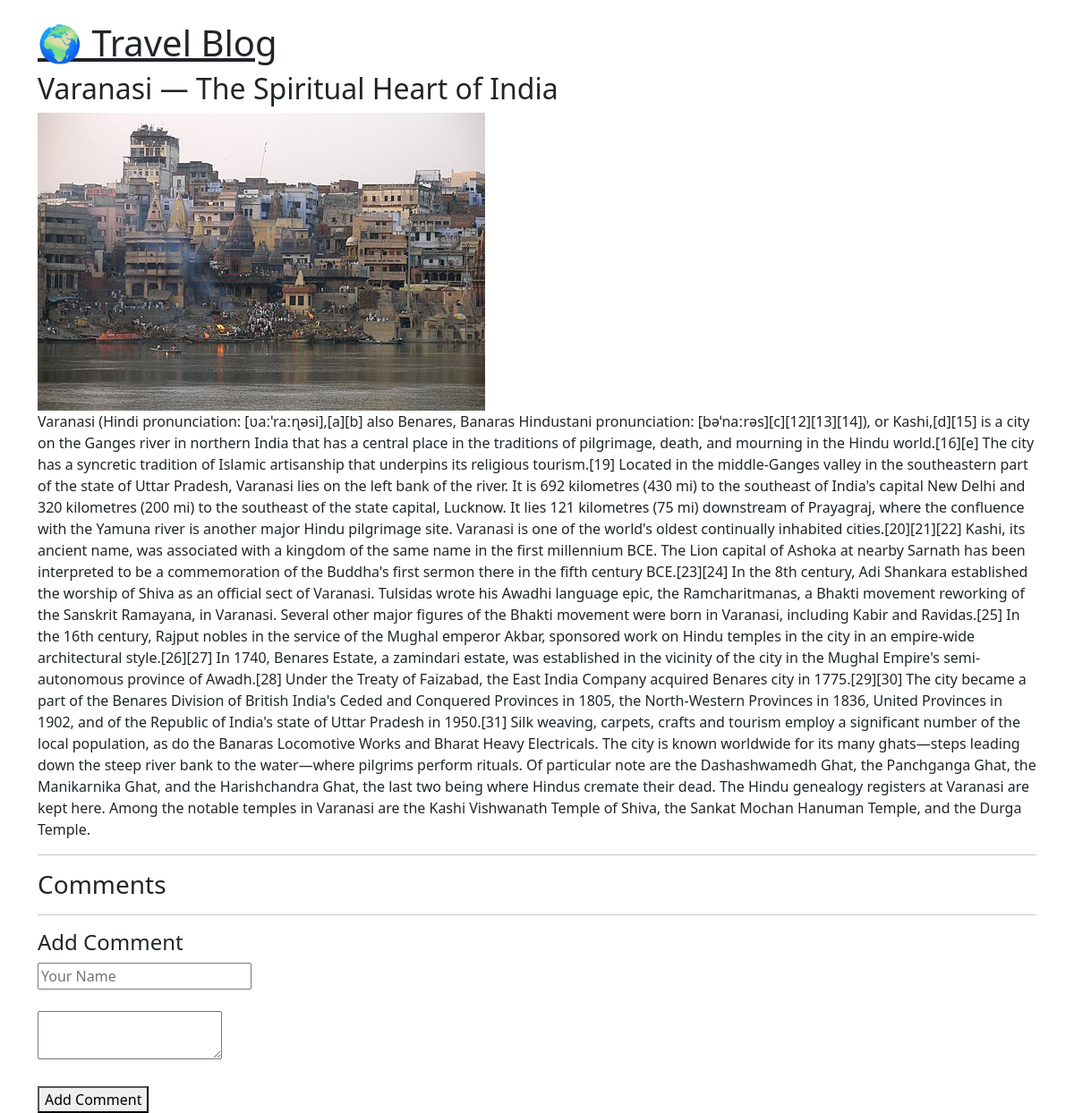
Screenshot of /post/3/ with the database file from the repository.
### blog/models.py (models this page shows, shortened)
class Post(models.Model):
    author = models.ForeignKey(settings.AUTH_USER_MODEL, on_delete=models.CASCADE)
    title = models.CharField(max_length=200)
    text = models.TextField()
    image = models.ImageField(upload_to='post_images/', blank=True, null=True)
    created_date = models.DateTimeField(default=timezone.now)
    published_date = models.DateTimeField(blank=True, null=True)

### blog/views.py (the view)
# urls.py: path('post/<int:pk>/', views.post_detail, name='post_detail'),
def post_detail(request, pk):
    post = get_object_or_404(Post, pk=pk)
    if request.method == "POST":
        author = request.POST.get('author')
        text = request.POST.get('text')
        Comment.objects.create(post=post, author=author, text=text)
        return redirect('post_detail', pk=pk)
    return render(request, 'blog/post_detail.html', {'post': post})

### blog/templates/blog/post_detail.html (shortened to what this page needs)
{% extends 'blog/base.html' %}
{% block content %}
<h2>{{ post.title }}</h2>
{% if post.image %}
<img src="{{ post.image.url }}" width="500">
{% endif %}
<p>{{ post.text }}</p>
<hr>
<h3>Comments</h3>
<hr>
<h4>Add Comment</h4>
<form method="POST">
<input type="text" name="author" placeholder="Your Name" required><br><br>
<textarea name="text" required></textarea><br><br>
<button type="submit">Add Comment</button>
</form>
{% endblock %}

### rows the page displays
Post: title "Varanasi — The Spiritual Heart of India", image (picture), text "Varanasi (Hindi pronunciation: [ʋaːˈraːɳəsi],[a][b] also Benares, Banaras Hindustani pronunciation: [bəˈnaːrəs][c][12][13][14]), or Kashi,[d][15] is a city on the Ganges river in northern India that has a central place in the traditions of pilgrimage, death, and mourning in the Hindu world.[16][e] The city has a syncretic tradition of Islamic artisanship that underpins its religious tourism.[19] Located in the middle-Ganges valley in the southeastern part of the state of Uttar Pradesh, Varanasi lies on the left bank of the river. It is 692 kilometres (430 mi) to the southeast of India's capital New Delhi and 320 kilometres (200 mi) to the southeast of the state capital, Lucknow. It lies 121…"
